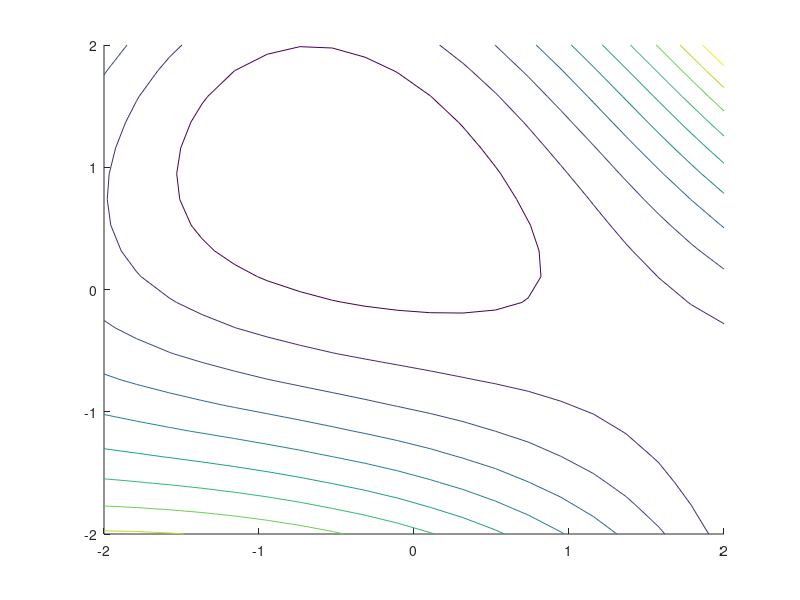

Recreate this plot in MATLAB. (Note: this script raises an error after producing the figure.)
% part i))
x=linspace(-2,2,20);% 20 equally spaced points from -2 to 2
y=linspace(-2,2,20);

% create a 2D coordinates using x and y
[X,Y]=meshgrid(x,y); % Here X is a matrix such that each row of X is a copy of x
                     % and Y is a matrix whose columns are y
                     

% caluclate the value of Z
Z=X.^2+2*(Y-1).^2+(X+1).^2.*Y; % .^ element by element power,.* is the element by element
                               % mulitplication
                               % this is called vectorized implementation                      
                               
                               
% part ii))
figure % figure 1
% contour map
hold on % to plot multiple graphs on the same plot
contour(X,Y,Z)

% get the local minima
% fminsearch needs an initial guess for x and y
t0=[-2,2]; % initial guess

[t,z]=fminsearch(@height,t0); % t will be a vector such that t(1)=x0 and 
                                % t(2)=y0 and z is the local minimum value
                                
% local minima
x0=t(1)
y0=t(2)
height_local=z

% iv)) plot local minima at (x0,y0)
plot3(x0,y0,height_local,'+')

xlabel('x')
ylabel('y')

% plot the legend
legend('Contour map','Local Minima')

hold off


% part v))

figure % figure 2
%plot the surface height for y=0;
x=linspace(-2,2,20);% 20 equally spaced points from -2 to 2

y=zeros(1,length(x)); % vector of zeros of same length as x

[X,Y]=meshgrid(x,y);

Z=X.^2+2*(Y-1).^2+(X+1).^2.*Y; % surface height for y=0

surf(X,Y,Z,'EdgeColor','r') % surface height plot
xlabel('x')
ylabel('y')
zlabel('Surface height')

% part iii))
% define height function
function z=height(t)
z=t(1)^2+2*(t(2)-1)^2+(t(1)+1)^2*t(2);
end